Frame 1 (no input): blank canvas, image omitted
Frame 60 (no input): blank canvas, image omitted
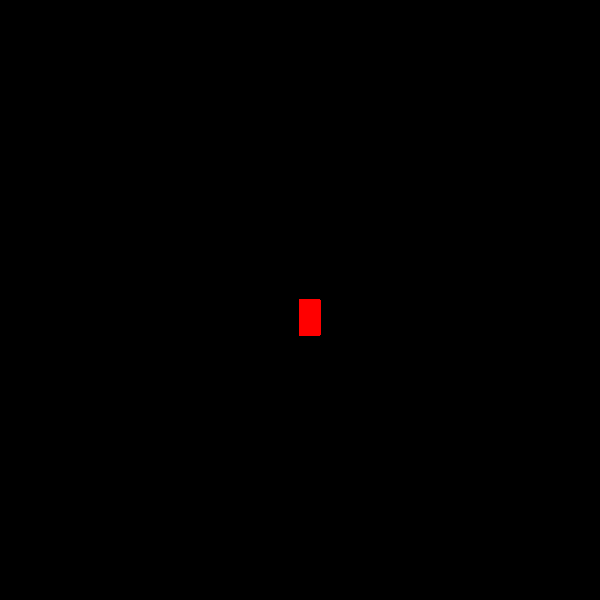
Frame 120 (the mouse pressed at the canvas centre since frame 60)

The p5.js sketch whose frames 1 and 60 were blank and that drew this single picture after the mouse press (run headless with seeded random() and noise() and a simulated clock; from frame 60 on, the mouse is pressed at the canvas centre):

// p5.js sketch
// ── sketch.js
function setup() {
  createCanvas(600, 600);
  background("black");
}
function draw() {
  stroke("red");
  fill("red");

  if(mouseIsPressed){
    rect(mouseX, mouseY, 20, 35);
  }
}
